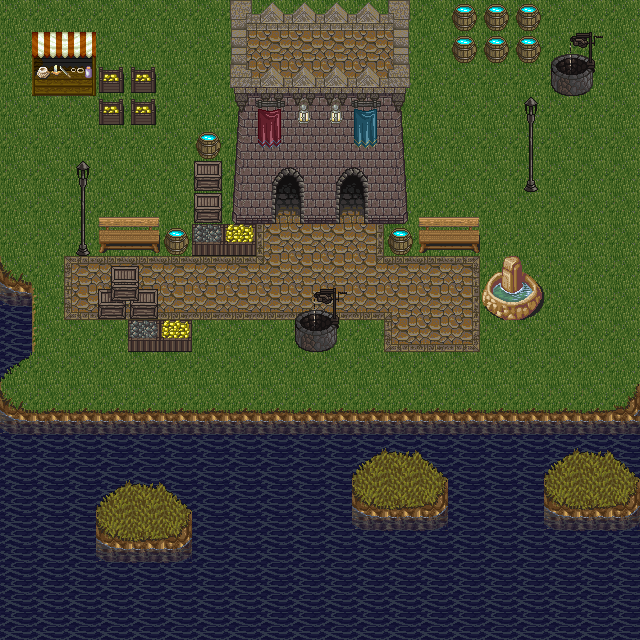

Tiled map render using the project's own tile images. Description and the map definition, with tile-layer contents summarised, below:
An orthogonal 20x20 tile map with 32x32 px tiles, 3 tile layers (LL, BL, UL) and 63 objects (2x arena).

<map version="1.10" tiledversion="1.10.1" orientation="orthogonal" renderorder="right-down" width="20" height="20" tilewidth="32" tileheight="32" infinite="0" nextlayerid="7" nextobjectid="115">
 <tileset firstgid="1" name="Castle2" tilewidth="32" tileheight="32" tilecount="256" columns="16">
  <image source="../tilesets/castle.png" width="512" height="512" />
 </tileset>
 <layer id="1" name="LL" width="20" height="20">
  <data>[400 cells, 400 non-empty, 30 distinct tile ids]</data>
 </layer>
 <layer id="2" name="BL" width="20" height="20">
  <data>[400 cells, 92 non-empty, 53 distinct tile ids]</data>
 </layer>
 <layer id="3" name="UL" width="20" height="20">
  <data>[400 cells, 9 non-empty, 8 distinct tile ids]</data>
 </layer>
 <objectgroup id="4" name="COLL">
  <object id="6" x="0" y="416" width="640" height="224" />
  <object id="11" x="635.922" y="385.004" width="4.68315" height="31.7961" />
  <object id="12" x="630.5" y="399.793" width="5.17611" height="17.0072" />
  <object id="13" x="625.077" y="408.173" width="5.66907" height="8.87333" />
  <object id="14" x="612.753" y="410.638" width="11.8311" height="3.9437" />
  <object id="17" x="0.284815" y="390.481" width="3.56019" height="24.9213" />
  <object id="19" x="3.98741" y="398.599" width="5.26908" height="17.2313" />
  <object id="20" x="9.3989" y="404.865" width="6.40834" height="10.2533" />
  <object id="21" x="17.2313" y="409.279" width="7.40519" height="5.26908" />
  <object id="22" x="26.5818" y="410.708" width="585.923" height="10.1086" />
  <object id="24" x="1.49757" y="284.163" width="30.7001" height="70.76" />
  <object id="26" x="2.24635" y="279.671" width="14.2269" height="3.36952" />
  <object id="28" x="1.19594" y="356.152" width="26.3108" height="7.65404" />
  <object id="29" x="0.478377" y="364.763" width="15.5473" height="5.26215" />
  <object id="30" x="0.717566" y="371.221" width="7.89323" height="6.21891" />
  <object id="31" x="0.717566" y="262.151" width="4.78377" height="21.527" />
  <object id="32" x="5.50134" y="269.805" width="6.93647" height="13.1554" />
  <object id="33" x="14.1121" y="276.024" width="5.50134" height="6.21891" />
  <object id="34" x="96" y="288" width="64" height="32" />
  <object id="35" x="128" y="320" width="64" height="32" />
  <object id="36" x="160" y="224" width="32" height="32" />
  <object id="39" x="192" y="224" width="64" height="32" />
  <object id="40" x="192" y="128" width="32" height="96" />
  <object id="41" x="32" y="64" width="64" height="32" />
  <object id="42" x="96" y="64" width="64" height="64" />
  <object id="50" x="481.763" y="288.582" width="19.0404" height="8.92521" />
  <object id="51" x="484.54" y="280.847" width="18.0488" height="7.53684" />
  <object id="53" x="489.895" y="272.516" width="42.246" height="7.93352" />
  <object id="54" x="519.645" y="281.442" width="18.0488" height="9.52022" />
  <object id="55" x="524.207" y="290.763" width="17.8504" height="7.53684" />
  <object id="56" x="518.852" y="299.094" width="23.4039" height="8.72687" />
  <object id="57" x="512.505" y="308.812" width="19.8338" height="6.14848" />
  <object id="58" x="502.985" y="315.754" width="25.7839" height="3.37174" />
  <object id="59" x="481.763" y="297.904" width="25.7839" height="8.72687" />
  <object id="60" x="487.316" y="306.432" width="22.8089" height="5.95014" />
  <object id="61" x="494.258" y="314.366" width="18.2471" height="2.57839" />
  <object id="63" x="455.664" y="40.67" width="81.8751" height="19.7999" />
  <object id="64" x="456.199" y="6.68914" width="81.0724" height="22.4755" />
  <object id="66" x="551.988" y="63.9482" width="41.4727" height="31.0376" />
  <object id="68" x="525.499" y="171.777" width="11.5053" height="19.5323" />
  <object id="69" x="77.8616" y="231.444" width="10.7026" height="24.0809" />
  <object id="73" x="296.463" y="311.982" width="40.9376" height="36.9241" />
  <object id="74" x="384" y="224" width="32" height="32" />
  <object id="76" x="301.814" y="142.88" width="33.9808" height="80.5373" />
  <object id="77" x="366.297" y="134.586" width="38.5295" height="88.0291" />
  <object id="79" x="234.12" y="131.642" width="40.67" height="90.9723" />
  <object id="80" x="260.609" y="140.74" width="119.869" height="41.2051" />
  <object id="86" x="420.881" y="233.05" width="57.2591" height="12.5756" />
  <object id="87" x="99.802" y="231.177" width="59.6671" height="12.8432" />
  <object id="88" x="31.3424" y="44.5204" width="66.2464" height="18.8767" />
  <object id="100" x="234.542" y="10.3306" width="172.176" height="121.289" />
  <object id="102" x="551.729" y="54.7138" width="38.644" height="9.56535" />
  <object id="112" x="281.604" y="184.037" width="14.5393" height="21.4264" />
  <object id="113" x="346.648" y="184.42" width="12.6263" height="21.4264" />
 </objectgroup>
 <objectgroup id="6" name="TRIGGERS">
  <object id="107" name="arena" x="281.221" y="182.89" width="14.9219" height="29.0787" />
  <object id="108" name="arena" x="345.883" y="183.272" width="14.5393" height="31.3743" />
 </objectgroup>
 <objectgroup id="5" name="SP">
  <object id="90" x="145.171" y="168.61">
   <point />
  </object>
  <object id="91" x="475.586" y="124.756">
   <point />
  </object>
  <object id="92" x="589.757" y="244.976">
   <point />
  </object>
  <object id="93" x="601.099" y="381.83">
   <point />
  </object>
  <object id="94" x="238.171" y="383.342">
   <point />
  </object>
  <object id="95" x="440.806" y="316.805">
   <point />
  </object>
  <object id="96" x="18.1464" y="247.244">
   <point />
  </object>
 </objectgroup>
</map>
